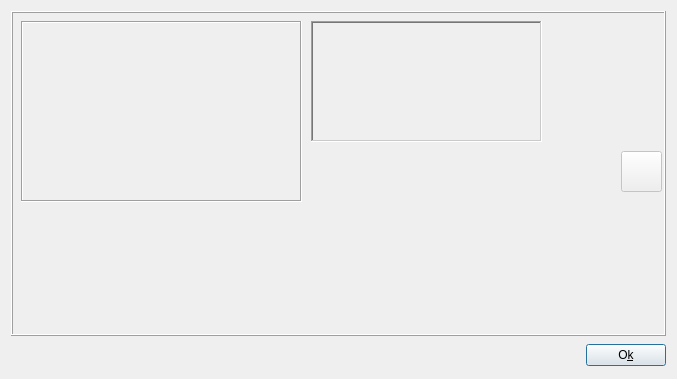
<ui version="4.0" >
 <class>DlgRealtimeDlg</class>
 <widget class="QDialog" name="DlgRealtimeDlg" >
  <property name="geometry" >
   <rect>
    <x>0</x>
    <y>0</y>
    <width>677</width>
    <height>379</height>
   </rect>
  </property>
  <property name="windowTitle" >
   <string>Realtime beat detection</string>
  </property>
  <property name="windowIcon" >
   <iconset>
    <normaloff/>
   </iconset>
  </property>
  <layout class="QGridLayout" name="gridLayout" >
   <item row="1" column="0" >
    <layout class="QHBoxLayout" >
     <item>
      <spacer>
       <property name="orientation" >
        <enum>Qt::Horizontal</enum>
       </property>
       <property name="sizeType" >
        <enum>QSizePolicy::Expanding</enum>
       </property>
       <property name="sizeHint" stdset="0" >
        <size>
         <width>20</width>
         <height>26</height>
        </size>
       </property>
      </spacer>
     </item>
     <item>
      <widget class="QPushButton" name="btnOk" >
       <property name="text" >
        <string>O&amp;k</string>
       </property>
       <property name="shortcut" >
        <string>Alt+K</string>
       </property>
       <property name="default" >
        <bool>true</bool>
       </property>
      </widget>
     </item>
    </layout>
   </item>
   <item row="0" column="0" >
    <widget class="QFrame" name="frame" >
     <property name="sizePolicy" >
      <sizepolicy vsizetype="Expanding" hsizetype="Preferred" >
       <horstretch>0</horstretch>
       <verstretch>0</verstretch>
      </sizepolicy>
     </property>
     <property name="frameShape" >
      <enum>QFrame::Box</enum>
     </property>
     <property name="frameShadow" >
      <enum>QFrame::Raised</enum>
     </property>
     <widget class="WVuMeter" native="1" name="VuRight" >
      <property name="geometry" >
       <rect>
        <x>630</x>
        <y>10</y>
        <width>16</width>
        <height>121</height>
       </rect>
      </property>
      <property name="sizePolicy" >
       <sizepolicy vsizetype="Fixed" hsizetype="Fixed" >
        <horstretch>10</horstretch>
        <verstretch>100</verstretch>
       </sizepolicy>
      </property>
     </widget>
     <widget class="WVuMeter" native="1" name="VuLeft" >
      <property name="geometry" >
       <rect>
        <x>610</x>
        <y>10</y>
        <width>16</width>
        <height>121</height>
       </rect>
      </property>
      <property name="sizePolicy" >
       <sizepolicy vsizetype="Fixed" hsizetype="Fixed" >
        <horstretch>10</horstretch>
        <verstretch>100</verstretch>
       </sizepolicy>
      </property>
     </widget>
     <widget class="QPushButton" name="button" >
      <property name="enabled" >
       <bool>false</bool>
      </property>
      <property name="geometry" >
       <rect>
        <x>610</x>
        <y>140</y>
        <width>41</width>
        <height>41</height>
       </rect>
      </property>
      <property name="text" >
       <string/>
      </property>
      <property name="checkable" >
       <bool>true</bool>
      </property>
      <property name="checked" >
       <bool>false</bool>
      </property>
     </widget>
     <widget class="WWaveform" native="1" name="waveform" >
      <property name="geometry" >
       <rect>
        <x>10</x>
        <y>200</y>
        <width>641</width>
        <height>51</height>
       </rect>
      </property>
     </widget>
     <widget class="WEnergyBeatDisplay" native="1" name="beatDisplay" >
      <property name="geometry" >
       <rect>
        <x>540</x>
        <y>10</y>
        <width>61</width>
        <height>121</height>
       </rect>
      </property>
     </widget>
     <widget class="QFrame" name="frmMagnitude" >
      <property name="geometry" >
       <rect>
        <x>300</x>
        <y>10</y>
        <width>231</width>
        <height>121</height>
       </rect>
      </property>
      <property name="frameShape" >
       <enum>QFrame::WinPanel</enum>
      </property>
      <property name="frameShadow" >
       <enum>QFrame::Sunken</enum>
      </property>
      <layout class="QGridLayout" name="gridLayout_2" >
       <property name="margin" >
        <number>0</number>
       </property>
       <property name="spacing" >
        <number>0</number>
       </property>
       <item row="0" column="0" >
        <widget class="WMagnitudeDisplay" native="1" name="magDisplay" />
       </item>
      </layout>
     </widget>
     <widget class="QFrame" name="frmCounter" >
      <property name="geometry" >
       <rect>
        <x>10</x>
        <y>10</y>
        <width>281</width>
        <height>181</height>
       </rect>
      </property>
      <property name="frameShape" >
       <enum>QFrame::Box</enum>
      </property>
      <property name="frameShadow" >
       <enum>QFrame::Sunken</enum>
      </property>
     </widget>
     <widget class="WWaveform" native="1" name="energyWave" >
      <property name="geometry" >
       <rect>
        <x>10</x>
        <y>260</y>
        <width>641</width>
        <height>51</height>
       </rect>
      </property>
     </widget>
    </widget>
   </item>
  </layout>
 </widget>
 <layoutdefault spacing="6" margin="11" />
 <customwidgets>
  <customwidget>
   <class>WVuMeter</class>
   <extends>QWidget</extends>
   <header>wvumeter.h</header>
   <container>1</container>
  </customwidget>
  <customwidget>
   <class>WWaveform</class>
   <extends>QWidget</extends>
   <header>wwaveform.h</header>
   <container>1</container>
  </customwidget>
  <customwidget>
   <class>WEnergyBeatDisplay</class>
   <extends>QWidget</extends>
   <header>wenergybeatdisplay.h</header>
   <container>1</container>
  </customwidget>
  <customwidget>
   <class>WMagnitudeDisplay</class>
   <extends>QWidget</extends>
   <header>wmagnitudedisplay.h</header>
   <container>1</container>
  </customwidget>
 </customwidgets>
 <includes>
  <include location="local" >progressbar.h</include>
 </includes>
 <resources/>
 <connections>
  <connection>
   <sender>btnOk</sender>
   <signal>clicked()</signal>
   <receiver>DlgRealtimeDlg</receiver>
   <slot>accept()</slot>
   <hints>
    <hint type="sourcelabel" >
     <x>20</x>
     <y>20</y>
    </hint>
    <hint type="destinationlabel" >
     <x>20</x>
     <y>20</y>
    </hint>
   </hints>
  </connection>
 </connections>
</ui>
